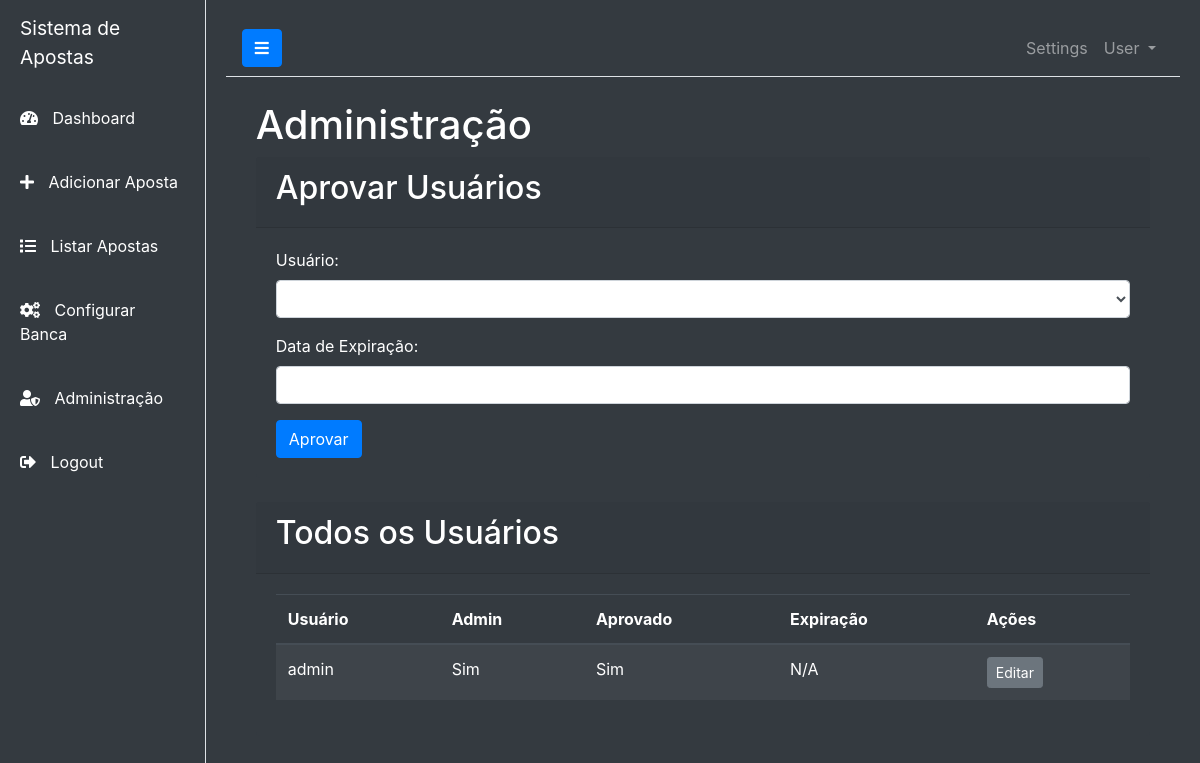
The page /admin (signed in) on the database its author committed.
### app.py (models this page shows)
class User(db.Model, UserMixin):
    id = db.Column(db.Integer, primary_key=True)
    username = db.Column(db.String(150), unique=True, nullable=False)
    password = db.Column(db.String(150), nullable=False)
    is_admin = db.Column(db.Boolean, default=False)
    is_approved = db.Column(db.Boolean, nullable=False, default=False)
    approval_expiry = db.Column(db.DateTime, nullable=True)
    apostas = db.relationship('Aposta', backref='user', lazy=True)
    bancas = db.relationship('Banca', backref='user', lazy=True)

### app.py (the view, shortened to what this page needs)
@app.route('/admin', methods=['GET', 'POST'])
@admin_required
def admin():
    users = User.query.filter_by(is_approved=False).all()
    all_users = User.query.all()  # Para listar todos os usuários
    return render_template('admin.html', users=users, all_users=all_users)

### app.py (called while the page is built)
@login_manager.user_loader
def load_user(user_id):
    return User.query.get(int(user_id))

def admin_required(f):
    @wraps(f)
    def decorated_function(*args, **kwargs):
        if not current_user.is_authenticated or not current_user.is_admin:
            flash("Acesso não autorizado.", "danger")
            return redirect(url_for('dashboard'))
        return f(*args, **kwargs)
    return decorated_function

### templates/admin.html (shortened to what this page needs)
{% extends "layout.html" %}
{% block content %}
<div class="container mt-4">
    <h1>Administração</h1>
    <div class="card mb-4">
        <div class="card-header">
            <h2>Aprovar Usuários</h2>
        </div>
        <div class="card-body">
            <form method="POST">
                <div class="form-group mb-3">
                    <label for="user_id">Usuário:</label>
                    <select class="form-control" id="user_id" name="user_id">
                    </select>
                </div>
                <div class="form-group mb-3">
                    <label for="approval_expiry">Data de Expiração:</label>
                    <input type="text" class="form-control datepicker" id="approval_expiry" name="approval_expiry" required>
                </div>
                <button type="submit" class="btn btn-primary">Aprovar</button>
            </form>
        </div>
    </div>
    <div class="card">
        <div class="card-header">
            <h2>Todos os Usuários</h2>
        </div>
        <div class="card-body">
            <table class="table table-dark table-striped">
                <thead>
                    <tr>
                        <th>Usuário</th>
                        <th>Admin</th>
                        <th>Aprovado</th>
                        <th>Expiração</th>
                        <th>Ações</th>
                    </tr>
                </thead>
                <tbody>
                    {% for user in all_users %}
                    <tr>
                        <td>{{ user.username }}</td>
                        <td>{% if user.is_admin %}Sim{% else %}Não{% endif %}</td>
                        <td>{% if user.is_approved %}Sim{% else %}Não{% endif %}</td>
                        <td>{% if user.approval_expiry %}{{ user.approval_expiry.strftime('%d/%m/%Y %H:%M') }}{% else %}N/A{% endif %}</td>
                        <td><a href="{{ url_for('edit_user', user_id=user.id) }}" class="btn btn-secondary btn-sm">Editar</a></td>
                    </tr>
                    {% endfor %}
                </tbody>
            </table>
        </div>
    </div>
</div>
{% endblock %}

### static/css/style.css (style rules this page uses)
body { overflow-x: hidden; background-color: #2d2d2d; color: white; }
.card { background-color: #343a40; color: white; border: none; }

### rows shown on the page
User: username "admin", is_admin "Sim", is_approved "Sim", shows "N/A"
